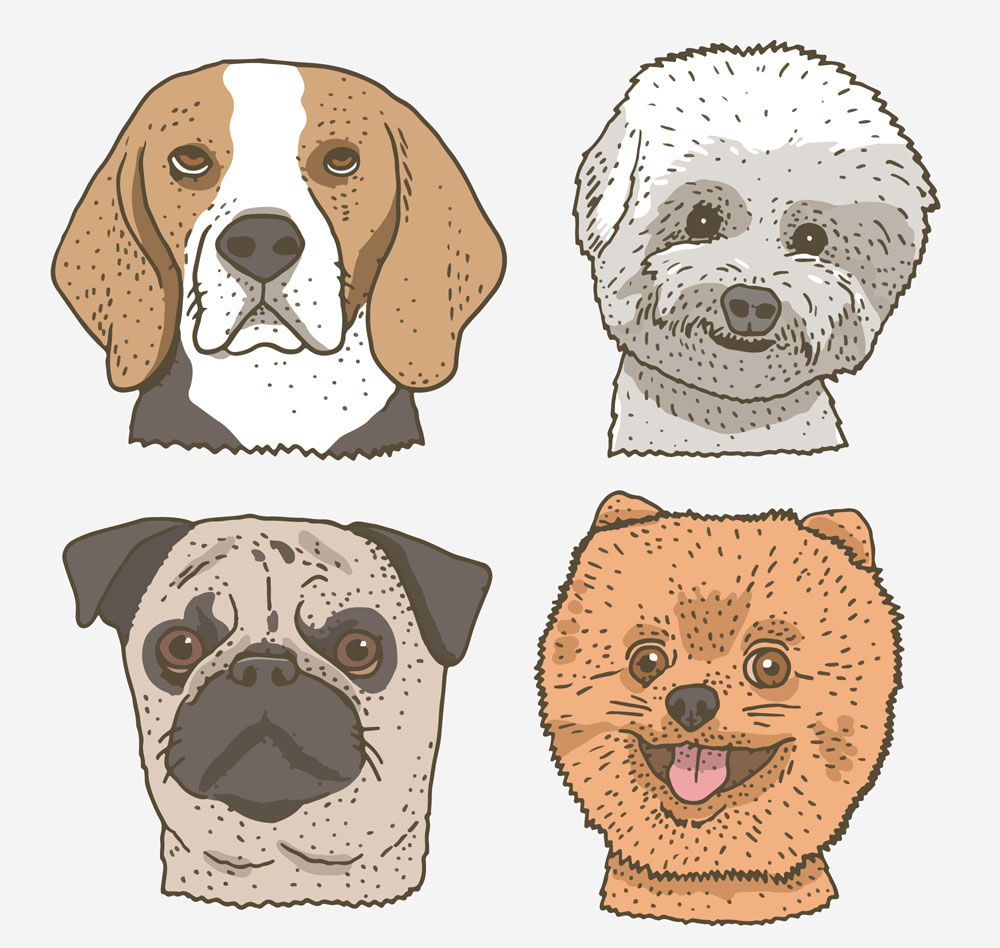
#> input picture images/dog.jpg, 1000 x 948 px
$ python test.py
#> lines starting #> are read from the running program, lines starting #| are printed output that depends on the picture
import cv2
import numpy as np
from matplotlib import pyplot as plt
img1=cv2.imread('../../images/dog.jpg')
#> img1 is the input picture: shape (948, 1000, 3); mean B, G, R 190.2, 201.8, 214.6
img2=cv2.imread('../../images/killdog.jpg')
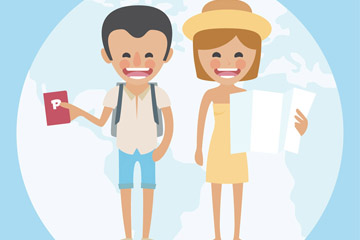
#> input picture images/killdog.jpg, 360 x 240 px
#> img2 is the input picture: shape (240, 360, 3); mean B, G, R 222, 222.8, 216.4
img1=img1[:200,:300]
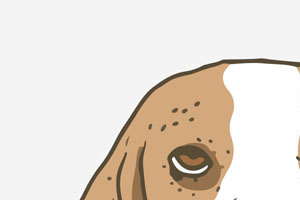
#> img1: shape (200, 300, 3); mean B, G, R 212.8, 222.1, 230.9
img2=img2[:200,:300]
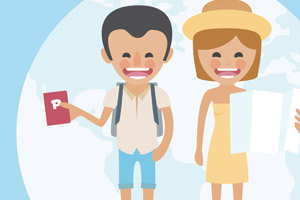
#> img2: shape (200, 300, 3); mean B, G, R 213.4, 218.7, 218.8
img1=cv2.cvtColor(img1,cv2.COLOR_BGR2RGB)
img2=cv2.cvtColor(img2,cv2.COLOR_BGR2RGB)
img2gray=cv2.cvtColor(img2,cv2.COLOR_RGB2GRAY)
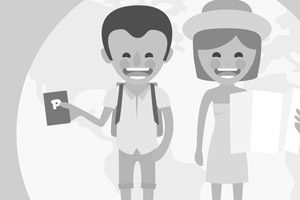
#> img2gray: shape (200, 300); min 47, max 255, mean 218.2
#> (the run stopped early here; a loop or call above may not have finished)
